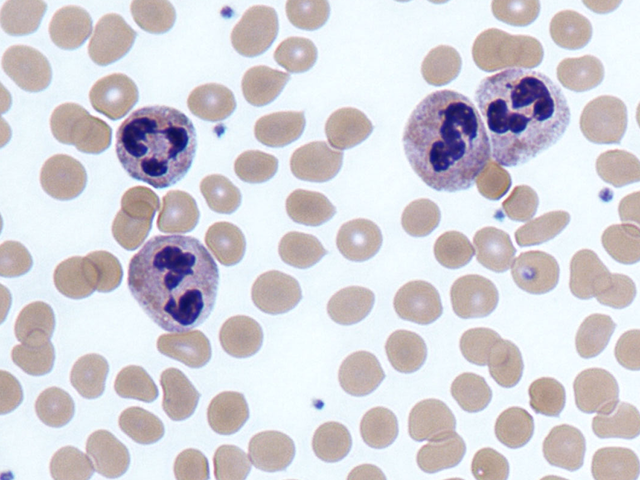
#> input picture reference-opencv/opencv-binary_image_processing/data/cells.png, 640 x 480 px
$ python threshold_trackbar.py
#> lines starting #> are read from the running program, lines starting #| are printed output that depends on the picture; after the words box and inside, x2 and y2 are one past the last pixel; in counts of white or black regions, pixels touching at a corner belong together
'''Threshold
cv2.threshold(src, thresh, maxval, type, dst= None)
-> retval, dst

src: input image
thresh: user specified threshold
maxval: maxval when either cv2.THRESH_BINARY or cv2.THRESH_BINARY_IN
        is used (recommended value: 255)
type: cv2.THRESH_*
* cv2.THRESH_BINARY:
dst(x,y) = maxval if src(x,y) > thresh else 0
* cv2.THRESH_BINARY_INV:
dst(x,y) = 0 if src(x,y) > thresh else maxval

retval: used thresh (usually not used)
dst: dst image
'''

import cv2
import numpy as np
import sys

def onChange(pos):
    thr = cv2.getTrackbarPos('threshold', 'dst')
    _, dst = cv2.threshold(src, thr, 255, cv2.THRESH_BINARY_INV)
    cv2.imshow('dst', dst)


src = cv2.imread('./data/cells.png', cv2.IMREAD_GRAYSCALE)
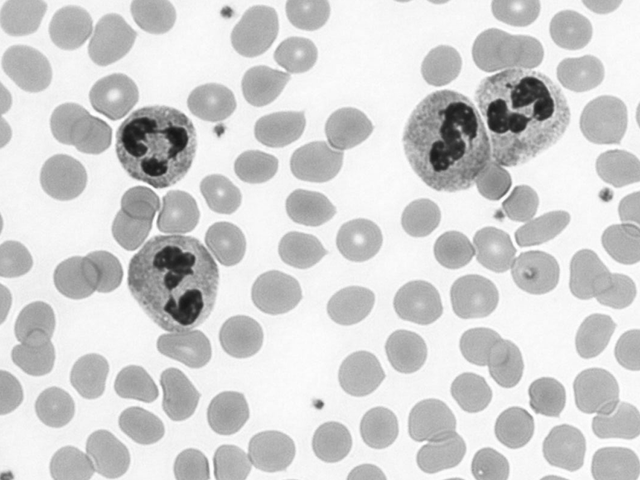
#> src: shape (480, 640); min 21, max 255, mean 209.5

if src is None:
    print('Image laod failed')
    sys.exit()


cv2.imshow('Image', src)
cv2.namedWindow('dst')
cv2.createTrackbar('threshold', 'dst', 100, 255, onChange)

cv2.waitKey()
#> in onChange, `_, dst = cv2.threshold(src, thr, 255, cv2.THRESH_BINARY_INV)`:
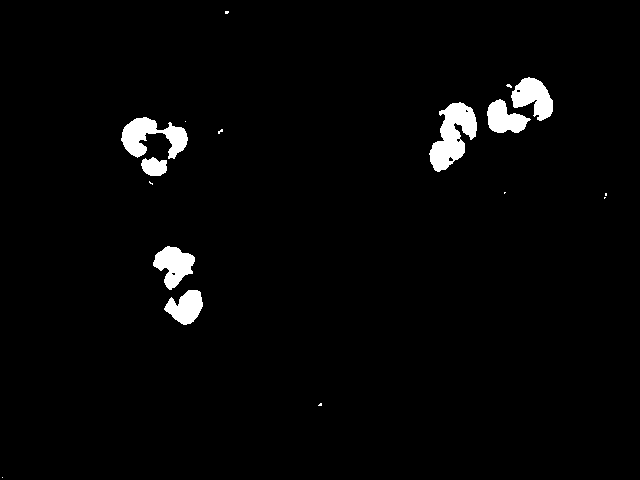
#> dst: shape (480, 640); 2.5% white; 17 white regions (10 under 20 px), largest, box (x1, y1, x2, y2) and area: (429, 102, 477, 172) 1853, (121, 117, 188, 159) 1448, (511, 77, 553, 121) 1112
cv2.destroyAllWindows()
